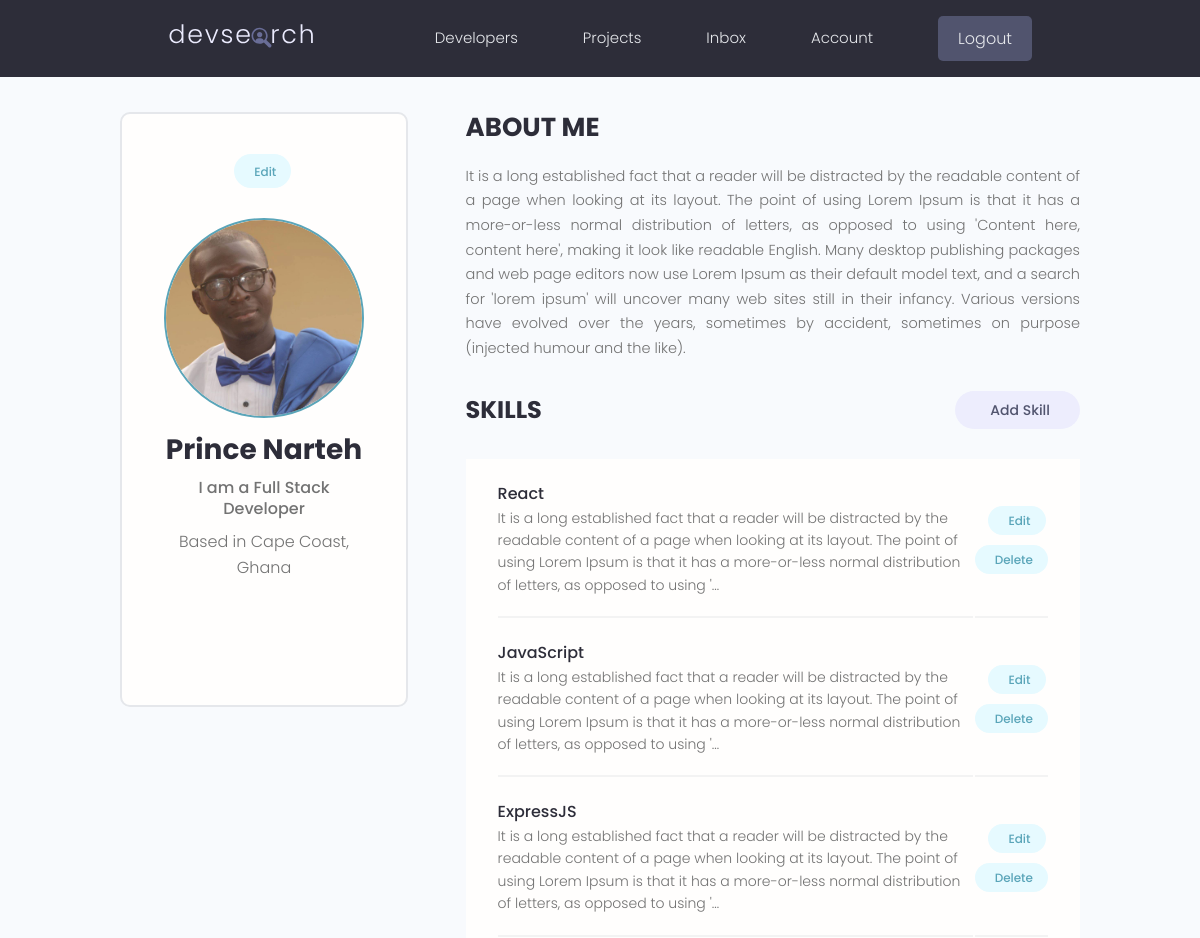
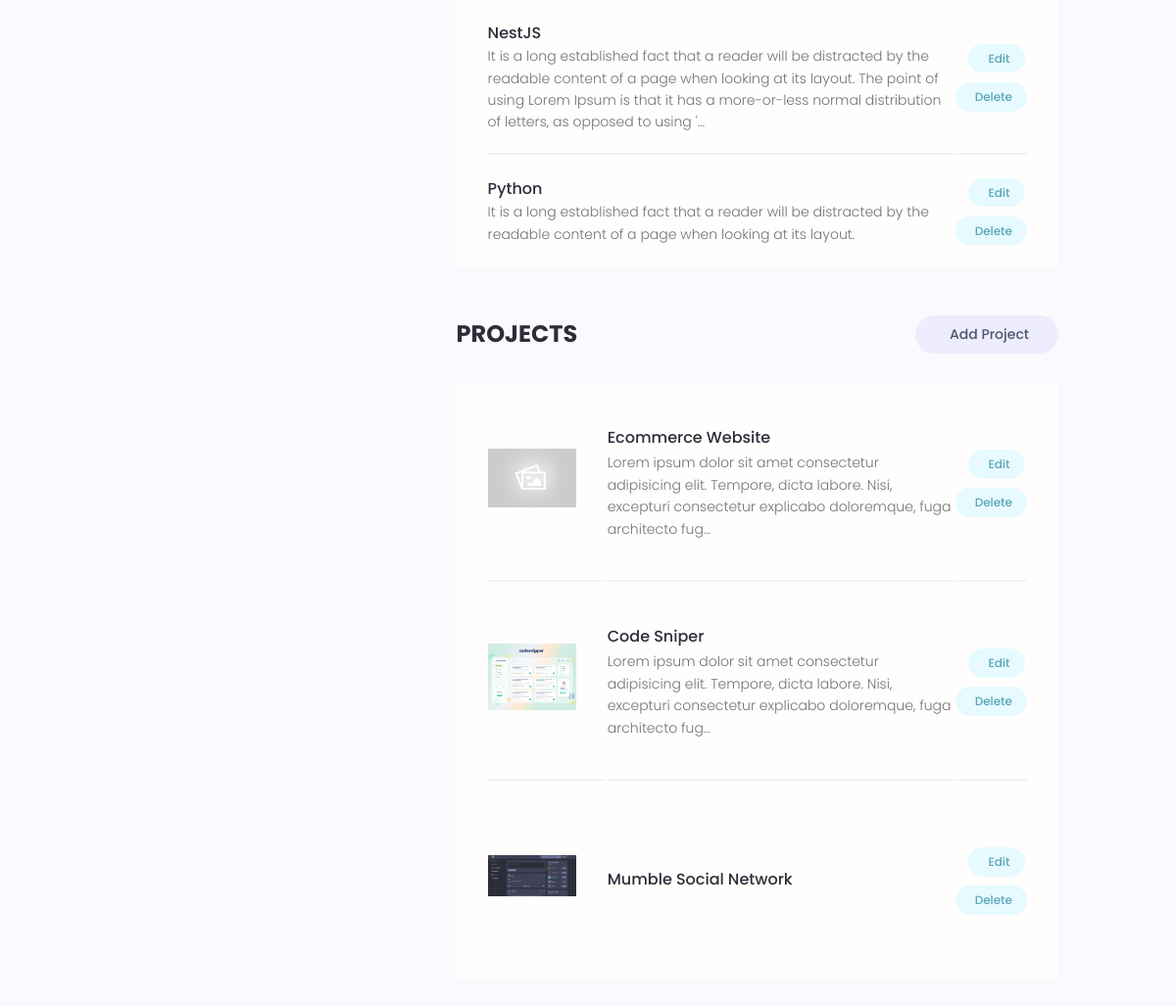
The app's page /account/ (signed in) with its own data (2 pictures, top to bottom).
### users/models.py (models this page shows, shortened)
class Profile(models.Model):
    id = models.UUIDField(default=uuid.uuid4, unique=True,
                          primary_key=True, editable=False)
    user = models.OneToOneField(
        User, on_delete=models.CASCADE, null=True, blank=True)
    name = models.CharField(max_length=200, blank=True, null=True)
    email = models.EmailField(max_length=200, blank=True, null=True)
    username = models.CharField(max_length=200, blank=True, null=True)
    location = models.CharField(max_length=200, blank=True, null=True)
    short_intro = models.CharField(max_length=200, blank=True, null=True)
    bio = models.TextField(null=True, blank=True)
    profile_image = models.ImageField(
        null=True, blank=True, upload_to='profiles/', default='profiles/user-default.png')
    social_github = models.CharField(max_length=200, blank=True, null=True)
    social_twitter = models.CharField(max_length=200, blank=True, null=True)
    social_linkedin = models.CharField(max_length=200, blank=True, null=True)
    social_youtube = models.CharField(max_length=200, blank=True, null=True)
    social_website = models.CharField(max_length=200, blank=True, null=True)
    created_at = models.DateTimeField(auto_now_add=True)
    updated_at = models.DateTimeField(auto_now=True)

class Skill(models.Model):
    id = models.UUIDField(default=uuid.uuid4, unique=True,
                          primary_key=True, editable=False)
    owner = models.ForeignKey(
        Profile, on_delete=models.CASCADE, null=True, blank=True)
    name = models.CharField(max_length=200, null=True, blank=True)
    description = models.TextField(null=True, blank=True)
    created_at = models.DateTimeField(auto_now_add=True)
    updated_at = models.DateTimeField(auto_now=True)
    class Meta:
        ordering = ['created_at']

### projects/models.py (models this page shows, shortened)
class Project(models.Model):
    owner = models.ForeignKey(
        Profile, null=True, blank=True, on_delete=models.SET_NULL)
    id = models.UUIDField(default=uuid.uuid4, unique=True,
                          primary_key=True, editable=False)
    title = models.CharField(max_length=200)
    description = models.TextField(null=True, blank=True)
    featured_image = models.ImageField(
        null=True, blank=True, default='default.jpg')
    demo_link = models.CharField(max_length=2000, blank=True, null=True)
    source_link = models.CharField(max_length=2000, null=True, blank=True)
    tags = models.ManyToManyField('Tag', blank=True)
    vote_total = models.IntegerField(default=0, null=True, blank=True)
    vote_ratio = models.IntegerField(default=0, null=True, blank=True)
    create_at = models.DateTimeField(auto_now_add=True)
    update_at = models.DateTimeField(auto_now=True)
    class Meta:
        ordering = ['create_at']

### users/views.py (the view)
# urls.py: path('account/', views.userAccount, name='account'),
@login_required(login_url='login')
def userAccount(request):
    profile: Profile = request.user.profile
    skills: list[Skill] = profile.skill_set.all()
    projects: list[Project] = profile.project_set.all()
    context = {"profile": profile, "skills": skills, "projects": projects}
    return render(request, 'users/account.html', context)

### users/templates/users/account.html (shortened to what this page needs)
{% extends 'main.html' %}
{% block content %}
  <main class="settingsPage profile my-md">
    <div class="container">
      <div class="layout">
        <div class="column column--1of3">
          <div class="card text-center">
            <div class="card__body dev">
              <a class="tag tag--pill tag--main settings__btn" href="{% url 'edit-account' %}"> Edit</a>
              <img class="avatar avatar--xl dev__avatar" src="{{ profile.profile_image.url }}" />
              <h2 class="dev__name">{{ profile.name }}</h2>
              <p class="dev__title">{{ profile.short_intro }}</p>
              <p class="dev__location">Based in {{ profile.location }}</p>
              <ul class="dev__social">
              </ul>
            </div>
          </div>
        </div>
        <div class="column column--2of3">
          <div class="devInfo">
            <h3 class="devInfo__title">About Me</h3>
            <p class="devInfo__about">
              {{ profile.bio }}
            </p>
          </div>
          <div class="settings">
            <h3 class="settings__title">Skills</h3>
            <a class="tag tag--pill tag--sub settings__btn tag--lg" href="{% url 'create-skill' %}"> Add Skill</a>
          </div>
          <table class="settings__table">
          {% for skill in skills %}
            <tr>
              <td class="settings__tableInfo">
                <h4>{{ skill.name }}</h4>
                <p>{{ skill.description|truncatechars:"240"}}</p>
              </td>
              <td class="settings__tableActions">
                <a class="tag tag--pill tag--main settings__btn" href="{% url 'update-skill' skill.id %}"> Edit</a>
                <a class="tag tag--pill tag--main settings__btn" href="{% url 'delete-skill' skill.id %}?next=/account">
                  Delete</a>
              </td>
            </tr>
          {% endfor %}
          </table>
          <div class="settings">
            <h3 class="settings__title">Projects</h3>
            <a class="tag tag--pill tag--sub settings__btn tag--lg" href="{% url 'create-project' %}"> Add Project</a>
          </div>
          <table class="settings__table">
            {% for project in projects %}
              <tr>
                <td class="settings__thumbnail">
                  <a href="{% url 'project' project.id %}"><img src="{{ project.featured_image.url }}" alt="Project Thumbnail" /></a>
                </td>
                <td class="settings__tableInfo">
                  <a href="{% url 'project' project.id %}">{{ project.title }}</a>
                  <p>{{ project.description|truncatechars:"150" }}</p>
                </td>
                <td class="settings__tableActions">
                  <a class="tag tag--pill tag--main settings__btn" href="{% url 'update-project' project.id %}"> Edit</a>
                  <a class="tag tag--pill tag--main settings__btn" href="{% url 'delete-project' project.id %}?next=/account">
                    Delete</a>
                </td>
              </tr>
            {% endfor %}
          </table>
        </div>
      </div>
    </div>
  </main>
{% endblock content %}

### static/styles/app.css (style rules this page uses)
:root { --color-sub: #2d2d39; }
.card { border: 2px solid var(--color-light); }
img { width: 100%; }
.profile .card > .dev { padding: 4rem; }
.dev__avatar { display: block; margin: auto; }
.dev__name { color: var(--color-sub); font-size: 2.8rem; font-weight: 700; margin-top: 1rem; margin-bottom: 0.5rem; }
.dev__title { font-size: 1.6rem; font-weight: 500; line-height: 1.3; }
.dev__location { margin-top: 1rem; }
.dev__social { margin: 3rem 0; list-style: none; display: flex; justify-content: center; gap: 1.5rem; }
.devInfo { margin-bottom: 3rem; }
.devInfo__title, .devInfo__subtitle { font-size: 2.6rem; color: var(--color-sub); text-transform: uppercase; font-weight: 700; margin-bottom: 1.5rem; }
.devInfo__about, .devSkill__info { font-size: 1.45rem; line-height: 1.7; text-align: justify; }
.settingsPage .dev > .settings__btn { display: inline-block; margin-bottom: 3rem; }
.settings { display: flex; justify-content: space-between; align-items: center; }
.settings__title { font-size: 2.4rem; text-transform: uppercase; font-weight: 700; color: var(--color-sub); }
.settings__table { margin-top: 3rem; margin-bottom: 5rem; padding: 0 3rem; background: var(--color-white); }
.settings__table tr { width: 100%; }
.settings__table tr > td { padding: 2rem 0; }
.settings__table tr:not(:last-child) td { border-bottom: 2px solid var(--color-white-light); }
.settings__thumbnail { width: 23%; min-width: 10rem; }
.settings__thumbnail img { padding-right: 3rem; height: 15rem; object-fit: contain; }
.settings__tableInfo { width: 100%; }
.settings__tableInfo h4, .settings__tableInfo a { padding-right: 1rem; width: auto; font-size: 1.6rem; font-weight: 500; color: var(--color-sub); }
.settings__tableInfo p { font-size: 1.4rem; }
.settings__tableActions { text-align: right; }

### static/uikit/styles/modules/_variables.css (style rules this page uses)
:root { --color-main: #5aa5b9; --color-main-light: #e6faff; --color-sub: #3f4156; --color-sub-light: #51546e; --color-sub-lighter: #ededfd; --color-text: #737373; --color-gray: #8b8b8b; --color-light: #e5e7eb; --color-light-gray: #767676; --color-bg: #f8fafd; --color-white: #fffefd; --color-white-light: #f3f3f3; --color-success: #359e64; --color-success-bg: #def8e8; --color-error: #fc4b0b; --color-error-bg: #fff2ee; --font-base: 'Poppins', arial, helvetica, 'Segoe UI', roboto, ubuntu, sans-serif; --font-monospace: 'Fira Code', 'Courier New', courier, monospace; --font-regular: 300; --font-medium: 500; --font-bold: 700; --generic-shadow: 1px 1px 5px #00000010; --generic-transition: all 0.3s ease-in-out; }

### static/uikit/styles/modules/_base.css (style rules this page uses)
* { margin: 0; padding: 0; box-sizing: border-box; text-rendering: optimizeLegibility; color: inherit; font-size: inherit; }
html { font-size: 50%; }
@media only screen and (min-width: 480px) { html { font-size: 56.25%; } }
@media only screen and (min-width: 1200px) { html { font-size: 62.5%; } }
body { line-height: 1.6; font-weight: 400; font-size: 1.5rem; color: var(--color-text); background-color: var(--color-bg); min-height: 100vh; }

### static/uikit/styles/modules/_typography.css (style rules this page uses)
* { font-family: var(--font-base); }
h2 { font-size: 3.6rem; font-weight: var(--font-bold); }
h3 { font-size: 3.2rem; font-weight: var(--font-medium); }
h4 { font-size: 2.8rem; font-weight: var(--font-medium); }
p, span, strong { font-size: 1.6rem; color: var(--color-text); font-weight: var(--font-regular); }
a { padding-bottom: 2px; text-decoration: none; display: inline-block; color: var(--color-main); font-weight: var(--font-medium); }

### static/uikit/styles/modules/_utilities.css (style rules this page uses)
.container { width: 92%; max-width: 165rem; margin: 0 auto; box-sizing: border-box; }
@media screen and (min-width: 1000px) { .container { width: 90%; } }
@media screen and (min-width: 1200px) { .container { width: 80%; } }
.text-center { text-align: center; }
.my-md { margin: 3rem auto; }

### static/uikit/styles/modules/_avatar.css (style rules this page uses)
.avatar { border-radius: 50%; border: 2px solid var(--color-main); object-fit: cover; }
.avatar--xl { height: 20rem; width: 20rem; }

### static/uikit/styles/modules/_card.css (style rules this page uses)
.card { border-radius: 1rem; background-color: var(--color-white); border: 1.5px solid var(--color-light); width: auto; height: auto; margin-top: 0.5rem; margin-bottom: 0.5rem; overflow: hidden; }
.card__body, .card__header { padding: 2rem 2.5rem; }

### static/uikit/styles/modules/_layout.css (style rules this page uses)
.layout { display: flex; flex-flow: row wrap; justify-content: space-between; }
.layout > .column { margin-bottom: 3rem; }
.layout > .column.column--1of3 { flex-basis: 30%; }
.layout > .column.column--2of3 { flex-basis: 64%; }

### records on screen
Profile: profile_image (picture), name "Prince Narteh", short_intro "I am a Full Stack Developer", location "Cape Coast, Ghana", bio "It is a long established fact that a reader will be distracted by the readable content of a page when looking at its layout. The point of using Lorem Ipsum is that it has a more-or-less normal distribution of letters, as opposed to using 'Content here, content here', making it look like readable English. Many desktop publishing packages and web page editors now use Lorem Ipsum as their default model text, and a search for 'lorem ipsum' will uncover many web sites still in their infancy. Various versions have evolved over the years, sometimes by accident, sometimes on purpose (injected humour and the like)."
Skill: name "React", description "It is a long established fact that a reader will be distracted by the readable content of a page when looking at its layout. The point of using Lorem Ipsum is that it has a more-or-less normal distribution of letters, as opposed to using '…"
Skill: name "JavaScript", description "It is a long established fact that a reader will be distracted by the readable content of a page when looking at its layout. The point of using Lorem Ipsum is that it has a more-or-less normal distribution of letters, as opposed to using '…"
Skill: name "ExpressJS", description "It is a long established fact that a reader will be distracted by the readable content of a page when looking at its layout. The point of using Lorem Ipsum is that it has a more-or-less normal distribution of letters, as opposed to using '…"
Skill: name "NestJS", description "It is a long established fact that a reader will be distracted by the readable content of a page when looking at its layout. The point of using Lorem Ipsum is that it has a more-or-less normal distribution of letters, as opposed to using '…"
Skill: name "Python", description "It is a long established fact that a reader will be distracted by the readable content of a page when looking at its layout."
Project: featured_image (placeholder picture), title "Ecommerce Website", description "Lorem ipsum dolor sit amet consectetur adipisicing elit. Tempore, dicta labore. Nisi, excepturi consectetur explicabo doloremque, fuga architecto fug…"
Project: featured_image (picture), title "Code Sniper", description "Lorem ipsum dolor sit amet consectetur adipisicing elit. Tempore, dicta labore. Nisi, excepturi consectetur explicabo doloremque, fuga architecto fug…"
Project: featured_image (picture), title "Mumble Social Network"
